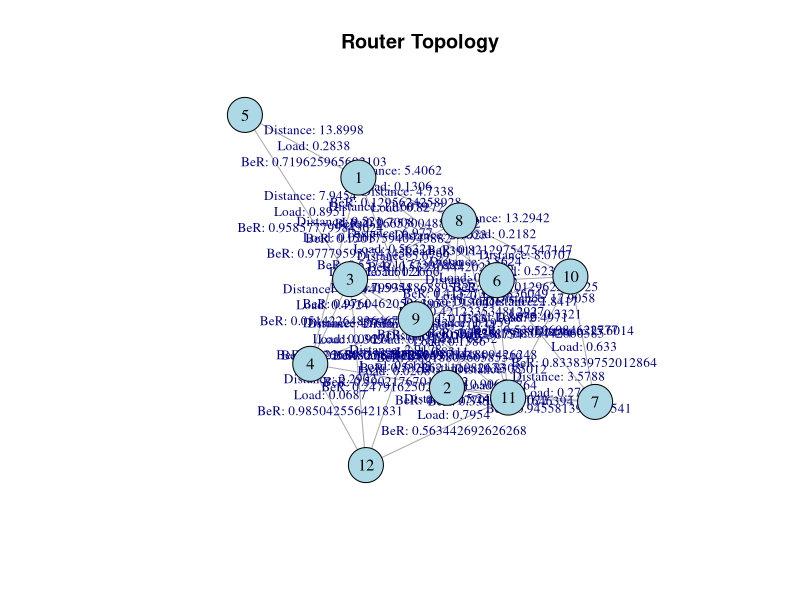

This figure's R source:
################################################################################
#                      DEFINITION OF GENERIC ALGORITHM
################################################################################
# Define a framework based on RL to decide which is the best possible route
# based on rewards. It will take into account the quality of transmission, 
# load and other metrics that could be added to the model.


################################################################################
#                       GENERATION OF RANDOM ROUTERS
################################################################################
# Load libraries that will be used for the entire project:
library(igraph)
rm(list=ls())

create_states <- function(){
  "This is a function designed to generate a random topology"
  # Generate a random number of states:
  num_states = sample(6:20, 1)
  
  # Creation of states:
  states <- paste0("s", 1:num_states)
  
  # Return generated values:
  assign("num_states", num_states, envir = .GlobalEnv)
  assign("states", states, envir = .GlobalEnv)
}


################################################################################
#        GENERATION OF RANDOM VALUES OF DISTANCE, LOAD AND Bit Error Rate
################################################################################
generate_random_values <- function(num_states, num_paths){
  "This is a function used to generate random values of distance, load and BeR"
  # Create an empty adjacency matrix:
  adj_matrix <- matrix(0, nrow = num_states, ncol = num_states)
  
  # Fill the adjacency matrix with random values (1 or 0) to represent connections
  # between routers:
  for (i in 1:num_states) {
    for (j in 1:num_states) {
      if (i != j) {
        connection <- sample(c(0, 1), 1)
        adj_matrix[i, j] <- connection
        adj_matrix[j, i] <- connection
      }
    }
  }
  
  # Create the 3D arrays for each of the variables:
  distance_values <- array(NA, dim = c(num_states, num_states, num_paths))
  load_values <- array(NA, dim = c(num_states, num_states, num_paths))
  ber_values <- array(NA, dim = c(num_states, num_states, num_paths))
  
  # Fill the arrays:
  for (i in 1:(num_states-1)) {  # Adjusted to avoid going out of bounds
    for (j in (i+1):num_states) {  
      if (adj_matrix[i,j] == 1) {  
        for (k in 1:num_paths){
          km <- runif(1, min = 1, max = 20)
          load <- runif(1, min = 0, max = 1)
          BeR <- runif(1, min = 0, max = 1)
          
          # Assign values to the arrays for both connections due to symmetry
          distance_values[i, j, k] <- km; distance_values[j, i, k] <- km
          load_values[i, j, k] <- load; load_values[j, i, k] <- load
          ber_values[i, j, k] <- BeR; ber_values[j, i, k] <- BeR
        }
      }
    }
  }
  
  # Return generated values:
  assign("adj_matrix", adj_matrix, envir = .GlobalEnv)
  assign("distance_values", distance_values, envir = .GlobalEnv)
  assign("load_values", load_values, envir = .GlobalEnv)
  assign("ber_values", ber_values, envir = .GlobalEnv)
  
  
  # Check generated values:
  cat("Distance values:\n")
  print(distance_values)
  cat("\n")
  cat("Load values:\n")
  print(load_values)
  cat("\n")
  cat("BeR values:\n")
  print(ber_values)
  
}


################################################################################
#                 SELECTION OF BEST PATHS (BASED ON PENALTIES)
################################################################################
calculate_total_cost <- function(distance_km, load, BeR) {
  "This is a function used to compute the total cost of a certain path based on
  distance, load and BeR values"
  propagation_delay = 5 * distance_km  # 5us for each km in the fiber.
  tranmission_queue_delay = 1/(1-load)  # 1us x (1/(1-load))
  
  # Penalization of BeR:
  if (BeR >= 10^-4 && BeR <= 1){
    ber_penalty = 1000
  } else if (BeR > 10^-5 && BeR < 10^-4){
    ber_penalty = 50
  } else {
    ber_penalty = 0
  }
  
  # Sum of penalties:
  return (propagation_delay + tranmission_queue_delay + ber_penalty)
}

select_best_paths <- function(num_states, num_paths, adj_matrix,
                              distance_values, load_values, ber_values){
  # Construct 3 matrices that will store the values of the shortest paths:
  chosen_distance <- matrix(NA, nrow = num_states, ncol = num_states)
  chosen_ber <- matrix(NA, nrow = num_states, ncol = num_states)
  chosen_load <- matrix(NA, nrow = num_states, ncol = num_states)
  
  # Construct a weight matrix for the graph edges based on the cost
  cost_matrix <- matrix(-Inf, nrow = num_states, ncol = num_states)
  
  for (i in 1:num_states) {
    for (j in 1:num_states) {
      if (adj_matrix[i,j] == 1) {
        min_cost <- Inf
        chosen_path_k <- NA  # Track the path 'k' that gave the minimum cost
        for (k in 1:num_paths) {
          # Get the values for this dimension
          km_value <- distance_values[i, j, k]
          load_value <- load_values[i, j, k]
          ber_value <- ber_values[i, j, k]
          
          # Check if any of the values is NA
          if (!anyNA(c(km_value, load_value, ber_value))) {
            # Calculate the minimum cost
            cost <- calculate_total_cost(km_value, load_value, ber_value)
            
            if (cost < min_cost) {
              min_cost <- cost
              chosen_path_k <- k  # update the chosen path
            }
          }
        }
        
        cost_matrix[i, j] <- -min_cost
        # If we found a chosen path 'k', store the respective km, ber, and load values
        if (!is.na(chosen_path_k)) {
          chosen_distance[i, j] <- distance_values[i, j, chosen_path_k]
          chosen_ber[i, j] <- ber_values[i, j, chosen_path_k]
          chosen_load[i, j] <- load_values[i, j, chosen_path_k]
        }
      }
    }
  }
  
  # Return generated values:
  assign("chosen_distance", chosen_distance, envir = .GlobalEnv)
  assign("chosen_ber", chosen_ber, envir = .GlobalEnv)
  assign("chosen_load", chosen_load, envir = .GlobalEnv)
  assign("cost_matrix", cost_matrix, envir = .GlobalEnv)
  
  
  # Check generated values:
  cat("Cost matrix:\n")
  print(cost_matrix)
  cat("\n")
  cat("Distance of the cheapest paths:\n")
  print(chosen_distance)
  cat("\n")
  cat("Loads of the cheapest paths:\n")
  print(chosen_load)
  cat("\n")
  cat("BeR of the cheapest paths:\n")
  print(chosen_ber)
  cat("\n")
}


################################################################################
#                             REPRESENT THE TOPLOGY
################################################################################
plot_topology <- function(adj_matrix, chosen_distance, chosen_load, chosen_ber){
  "This is a function used to create the topology of the current environment"
  # Create the graph
  g <- graph_from_adjacency_matrix(adjmatrix =adj_matrix, mode="undirected", weighted=NULL, diag=FALSE)
  
  # Create some example edge labels
  edge_labels = c()
  for (i in 1:(num_states-1)){
    for (j in (i+1):num_states){
      if (adj_matrix[i,j] == 1){
        label <- paste(
          "Distance:", round(chosen_distance[i,j], 4), 
          "\nLoad:", round(chosen_load[i,j], 4), 
          "\nBeR:", chosen_ber[i,j],
          "\n"
        )
        edge_labels = c(edge_labels, label)
      }
    }
  }
  
  # Plot the graph with edge labels
  plot(g, 
       layout = layout_with_fr,
       vertex.color = "lightblue", 
       vertex.size = 20, 
       vertex.label.color = "black",
       vertex.label.cex = 1,
       edge.label.cex = 0.8,
       edge.label = edge_labels,
       main = "Router Topology") 
}


################################################################################
#             SOLVE THE PROPOSED SCENARIO USING Q-LEARNING
################################################################################
solve_scenario_qlearning <- function(num_states, adj_matrix, alpha, gamma,
                                     epsilon, num_episodes, cost_matrix){
  "This is a function that has the goal of solving a specific scenario using 
  Q-learning"
  # Define the Q-table and fill it with -Inf in case there are no connections.
  Q_table <- matrix(0, nrow = num_states, ncol = num_states)
  Q_table[adj_matrix == 0] <- -Inf
  
  # Explore the environment and learn:
  for (episode in 1:num_episodes) {
    # Randomly choose a starting state.
    state <- sample(1:num_states, 1)  
    
    # This list will keep track of all nodes the agent visits in this episode to
    # avoid loops.
    visited_nodes <- c(state)
    
    while (TRUE) {  
      possible_actions <- which(adj_matrix[state, ] == 1)
      if (runif(1) < epsilon) {
        # If the agent is exploring (as per the epsilon-greedy strategy), it 
        # chooses a random action from the valid_actions which excludes the nodes
        # it has already visited. If there are no valid actions left, the episode
        # ends (breaks out of the while loop).
        valid_actions <- setdiff(possible_actions, visited_nodes)
        if (length(valid_actions) == 0) {
          break
        }
        action <- sample(valid_actions, 1)
      } else {
        # If the agent is not exploring, it's exploiting. This means it's choosing
        # the action (directly connected node/router) that has the maximum Q-value
        # from the Q-table, considering only the nodes it hasn't visited yet.
        valid_actions <- setdiff(possible_actions, visited_nodes)
        if (length(valid_actions) == 0) {
          break
        }
        action_values <- Q_table[state, valid_actions]
        action_index <- which.max(action_values)
        action <- valid_actions[action_index]
      }
      
      visited_nodes <- c(visited_nodes, action)
      
      reward <- cost_matrix[state, action] # agent tries to maximize its reward by minimizing the cost.
      future_reward <- gamma * max(Q_table[action, ])
      Q_table[state, action] <- (1-alpha)*Q_table[state, action] + alpha*(reward + future_reward)
      
      state <- action  
    }
  }
  
  # Return generated values:
  assign("Q_table", Q_table, envir = .GlobalEnv)
  
  # Check generated values:
  cat("Q-Table values:\n")
  print(Q_table)
}


################################################################################
#                                   BEST PATH
################################################################################
get_best_path_after_learning <- function(Q_table, start_node, end_node, adj_matrix) {
  "Gives the best route from a starting node to a destination node. Beware, since 
  the code does not guarantee to generate connected graphs, it may not return
  a path"
  current_node <- start_node
  path <- c(start_node)
  visited <- c()
  
  while (current_node != end_node) {
    # Sort Q-values for the current node in descending order
    sorted_nodes <- order(Q_table[current_node, ], decreasing = TRUE)
    
    # Find the best unvisited node that is also connected to the current node
    next_node <- NULL
    for (node in sorted_nodes) {
      if (!node %in% visited && adj_matrix[current_node, node] == 1) {
        next_node <- node
        break
      }
    }
    
    # If we can't find any valid unvisited nodes, break
    if (is.null(next_node)) {
      cat("No valid unvisited nodes connected to the current node. Exiting...\n")
      break
    }
    
    visited <- c(visited, current_node)  # Add current node to visited list
    path <- c(path, next_node)
    current_node <- next_node
  }
  
  # Given your printed Q-table and the derived path, the agent believes that
  # this path has the highest cumulative reward. This doesn't mean that it's the
  # shortest path or has the lowest cost, but rather, based on the training
  # episodes and the Q-learning parameters, it's the path that the agent has
  # learned to be most rewarding.
  
  # Return generated values:
  assign("path", path, envir = .GlobalEnv)
  
  # Check generated values:
  cat("Path:\n")
  print(path)
}


################################################################################
#                 INVOKE THE FUNCTIONS AND SOLVE RANDOM SCENARIO
################################################################################
num_paths = 2
alpha = 0.5
gamma = 0.9
epsilon = 0.1
num_episodes = 1000

create_states()
generate_random_values(num_states = num_states, num_paths)
select_best_paths(num_states, num_paths, adj_matrix, distance_values, load_values, ber_values)
plot_topology(adj_matrix, chosen_distance, chosen_load, chosen_ber)
solve_scenario_qlearning(num_states, adj_matrix, alpha, gamma, epsilon, num_episodes, cost_matrix)
get_best_path_after_learning(Q_table, start_node = 1, end_node = 2, adj_matrix)

